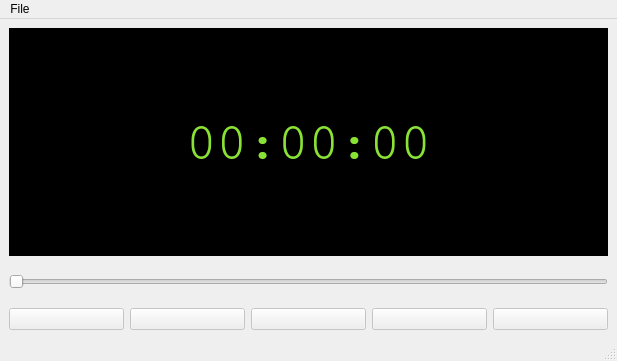
<?xml version="1.0" encoding="UTF-8"?>
<ui version="4.0">
 <class>MainWindow</class>
 <widget class="QMainWindow" name="MainWindow">
  <property name="geometry">
   <rect>
    <x>0</x>
    <y>0</y>
    <width>617</width>
    <height>361</height>
   </rect>
  </property>
  <property name="minimumSize">
   <size>
    <width>617</width>
    <height>361</height>
   </size>
  </property>
  <property name="maximumSize">
   <size>
    <width>617</width>
    <height>361</height>
   </size>
  </property>
  <property name="windowTitle">
   <string>Audio Player Demo</string>
  </property>
  <widget class="QWidget" name="centralwidget">
   <layout class="QVBoxLayout" name="verticalLayout" stretch="3,2,1">
    <item>
     <widget class="QLabel" name="labelCurrentTime">
      <property name="palette">
       <palette>
        <active>
         <colorrole role="WindowText">
          <brush brushstyle="SolidPattern">
           <color alpha="255">
            <red>138</red>
            <green>226</green>
            <blue>52</blue>
           </color>
          </brush>
         </colorrole>
         <colorrole role="Base">
          <brush brushstyle="SolidPattern">
           <color alpha="255">
            <red>255</red>
            <green>255</green>
            <blue>255</blue>
           </color>
          </brush>
         </colorrole>
         <colorrole role="Window">
          <brush brushstyle="SolidPattern">
           <color alpha="255">
            <red>0</red>
            <green>0</green>
            <blue>0</blue>
           </color>
          </brush>
         </colorrole>
        </active>
        <inactive>
         <colorrole role="WindowText">
          <brush brushstyle="SolidPattern">
           <color alpha="255">
            <red>138</red>
            <green>226</green>
            <blue>52</blue>
           </color>
          </brush>
         </colorrole>
         <colorrole role="Base">
          <brush brushstyle="SolidPattern">
           <color alpha="255">
            <red>255</red>
            <green>255</green>
            <blue>255</blue>
           </color>
          </brush>
         </colorrole>
         <colorrole role="Window">
          <brush brushstyle="SolidPattern">
           <color alpha="255">
            <red>0</red>
            <green>0</green>
            <blue>0</blue>
           </color>
          </brush>
         </colorrole>
        </inactive>
        <disabled>
         <colorrole role="WindowText">
          <brush brushstyle="SolidPattern">
           <color alpha="255">
            <red>190</red>
            <green>190</green>
            <blue>190</blue>
           </color>
          </brush>
         </colorrole>
         <colorrole role="Base">
          <brush brushstyle="SolidPattern">
           <color alpha="255">
            <red>0</red>
            <green>0</green>
            <blue>0</blue>
           </color>
          </brush>
         </colorrole>
         <colorrole role="Window">
          <brush brushstyle="SolidPattern">
           <color alpha="255">
            <red>0</red>
            <green>0</green>
            <blue>0</blue>
           </color>
          </brush>
         </colorrole>
        </disabled>
       </palette>
      </property>
      <property name="font">
       <font>
        <family>Nimbus Mono PS</family>
        <pointsize>38</pointsize>
        <weight>50</weight>
        <bold>false</bold>
       </font>
      </property>
      <property name="autoFillBackground">
       <bool>true</bool>
      </property>
      <property name="frameShape">
       <enum>QFrame::NoFrame</enum>
      </property>
      <property name="frameShadow">
       <enum>QFrame::Plain</enum>
      </property>
      <property name="text">
       <string>00:00:00</string>
      </property>
      <property name="alignment">
       <set>Qt::AlignCenter</set>
      </property>
     </widget>
    </item>
    <item>
     <widget class="QSlider" name="sliderCurrentPosition">
      <property name="enabled">
       <bool>false</bool>
      </property>
      <property name="minimumSize">
       <size>
        <width>0</width>
        <height>40</height>
       </size>
      </property>
      <property name="orientation">
       <enum>Qt::Horizontal</enum>
      </property>
     </widget>
    </item>
    <item>
     <layout class="QHBoxLayout" name="horizontalLayout">
      <item>
       <widget class="QPushButton" name="buttonRewind">
        <property name="enabled">
         <bool>false</bool>
        </property>
        <property name="icon">
         <iconset resource="resources.qrc">
          <normaloff>:/assets/rewind.svg</normaloff>:/assets/rewind.svg</iconset>
        </property>
       </widget>
      </item>
      <item>
       <widget class="QPushButton" name="buttonPlay">
        <property name="enabled">
         <bool>false</bool>
        </property>
        <property name="icon">
         <iconset resource="resources.qrc">
          <normaloff>:/assets/play.svg</normaloff>:/assets/play.svg</iconset>
        </property>
       </widget>
      </item>
      <item>
       <widget class="QPushButton" name="buttonPause">
        <property name="enabled">
         <bool>false</bool>
        </property>
        <property name="icon">
         <iconset resource="resources.qrc">
          <normaloff>:/assets/pause.svg</normaloff>:/assets/pause.svg</iconset>
        </property>
       </widget>
      </item>
      <item>
       <widget class="QPushButton" name="buttonStop">
        <property name="enabled">
         <bool>false</bool>
        </property>
        <property name="icon">
         <iconset resource="resources.qrc">
          <normaloff>:/assets/stop.svg</normaloff>:/assets/stop.svg</iconset>
        </property>
       </widget>
      </item>
      <item>
       <widget class="QPushButton" name="buttonForward">
        <property name="enabled">
         <bool>false</bool>
        </property>
        <property name="icon">
         <iconset resource="resources.qrc">
          <normaloff>:/assets/fast-forward.svg</normaloff>:/assets/fast-forward.svg</iconset>
        </property>
       </widget>
      </item>
     </layout>
    </item>
   </layout>
  </widget>
  <widget class="QMenuBar" name="menubar">
   <property name="geometry">
    <rect>
     <x>0</x>
     <y>0</y>
     <width>617</width>
     <height>24</height>
    </rect>
   </property>
   <widget class="QMenu" name="menuFile">
    <property name="title">
     <string>File</string>
    </property>
    <addaction name="actionOpen"/>
    <addaction name="actionExit"/>
   </widget>
   <addaction name="menuFile"/>
  </widget>
  <widget class="QStatusBar" name="statusbar"/>
  <action name="actionOpen">
   <property name="text">
    <string>Open</string>
   </property>
  </action>
  <action name="actionExit">
   <property name="text">
    <string>Exit</string>
   </property>
  </action>
 </widget>
 <resources>
  <include location="resources.qrc"/>
 </resources>
 <connections/>
</ui>
